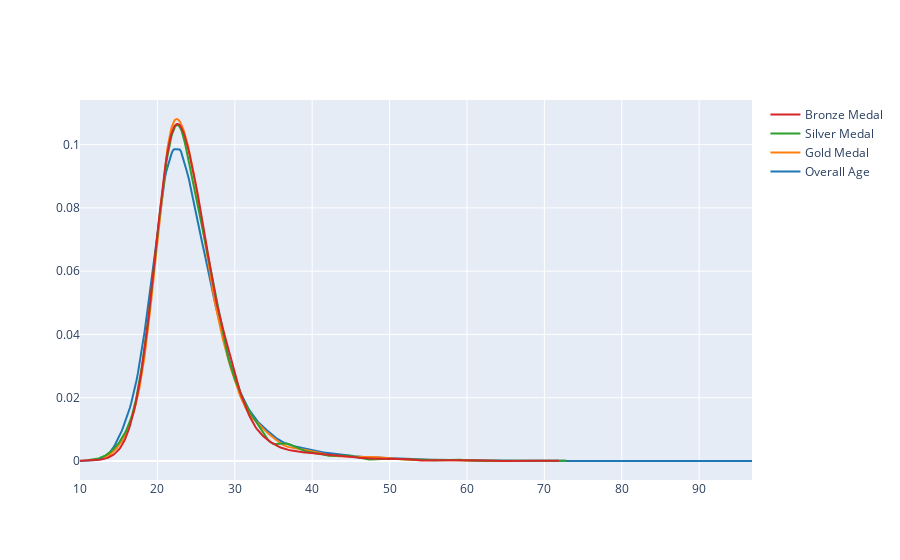

Source (notebook cell):
### Code cell
fig = ff.create_distplot([x1, x2, x3, x4], ['Overall Age', 'Gold Medal', 'Silver Medal', 'Bronze Medal'], show_hist=False, show_rug=False)
fig.show()

### Figure 1 — Plotly figure (JSON) as saved in the notebook; plotly's stock layout.template omitted (floating-point values rounded to 4 significant figures; data arrays with more than 128 entries replaced by an {"elided": "..."} marker saying what was removed)
{"data": [{"legendgroup": "Overall Age", "marker": {"color": "rgb(31, 119, 180)"}, "mode": "lines", "name": "Overall Age", "showlegend": true, "type": "scatter", "x": {"elided": "500 float values"}, "xaxis": "x", "y": {"elided": "500 float values"}, "yaxis": "y"}, {"legendgroup": "Gold Medal", "marker": {"color": "rgb(255, 127, 14)"}, "mode": "lines", "name": "Gold Medal", "showlegend": true, "type": "scatter", "x": {"elided": "500 float values"}, "xaxis": "x", "y": {"elided": "500 float values"}, "yaxis": "y"}, {"legendgroup": "Silver Medal", "marker": {"color": "rgb(44, 160, 44)"}, "mode": "lines", "name": "Silver Medal", "showlegend": true, "type": "scatter", "x": {"elided": "500 float values"}, "xaxis": "x", "y": {"elided": "500 float values"}, "yaxis": "y"}, {"legendgroup": "Bronze Medal", "marker": {"color": "rgb(214, 39, 40)"}, "mode": "lines", "name": "Bronze Medal", "showlegend": true, "type": "scatter", "x": {"elided": "500 float values"}, "xaxis": "x", "y": {"elided": "500 float values"}, "yaxis": "y"}], "layout": {"barmode": "overlay", "hovermode": "closest", "legend": {"traceorder": "reversed"}, "xaxis": {"anchor": "y2", "domain": [0, 1], "zeroline": false}, "yaxis": {"anchor": "free", "domain": [0, 1], "position": 0}}}
